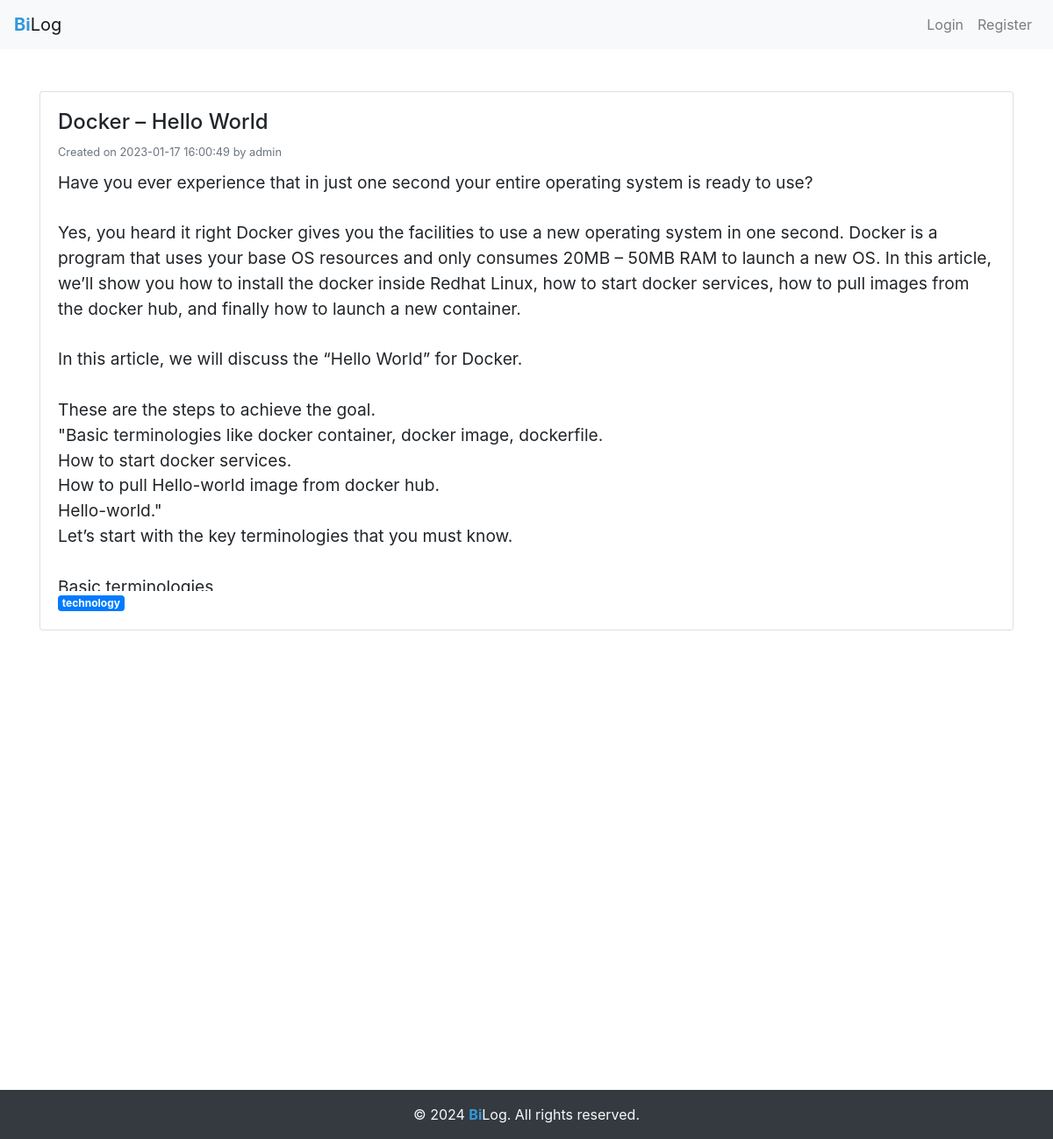
Page /view.php?id=1 on the committed database.
### tables this page shows
CREATE TABLE `blog_posts` (
  `id` int(11) NOT NULL,
  `title` varchar(255) NOT NULL,
  `content` text NOT NULL,
  `author` varchar(100) NOT NULL,
  `category` varchar(50) NOT NULL,
  `post_timestamp` timestamp NOT NULL DEFAULT current_timestamp(),
  `image_url` varchar(255) DEFAULT NULL
);

### view.php (the view, shortened to what this page needs)
<?php
include('connect_db.php');
if (isset($_GET['id'])) {
    $postId = $_GET['id'];
    $postQuery = $mysqli->prepare("SELECT id, title, content, author, post_timestamp, category FROM blog_posts WHERE id = ?");
    $postQuery->bind_param('i', $postId);
    $postQuery->execute();
    $postResult = $postQuery->get_result();
    if ($postResult->num_rows > 0) {
        $post = $postResult->fetch_assoc();
    } else {
        header('Location: index.php');
        exit();
    }
} else {
    header('Location: index.php');
    exit();
}
include('incs/header.php');
?>
<!DOCTYPE html>
<html lang="en">
<head>
    <link rel="stylesheet" href="https://stackpath.bootstrapcdn.com/bootstrap/4.5.2/css/bootstrap.min.css">
</head>
<body>
<div class="container mt-5">
    <div class="card">
        <div class="card-body">
            <div class="d-flex justify-content-between align-items-center">
                <h2 class="card-title"><?php echo $post['title']; ?></h2>
            </div>
            <p class="card-subtitle text-muted mb-2">
                <small>Created on <?php echo $post['post_timestamp']; ?> by <?php echo $post['author']; ?></small>
            </p>
            <div class="card-content"><?php echo $post['content']; ?></div>
                <?php if (!empty($post['category'])) : ?>
                    <span class="badge badge-primary"><?php echo $post['category']; ?></span>
                <?php endif; ?>
        </div>
    </div>
</div>
<?php
include('incs/footer.php');
?>
</body>
</html>

### css/style.css (style rules this page uses)
.container { max-width: 600px; }
.card-title { font-size: 1.5em; }
.card-content { font-size: 1.2em; margin-top: 10px; }

### view.php (style rules this page uses)
.card-content { max-width: 100%; max-height: 30rem; overflow: auto; white-space: pre-line; }

### rows in the picture
blog_posts: title "Docker – Hello World", post_timestamp "2023-01-17 16:00:49", author "admin", content "Have you ever experience that in just one second your entire operating system is ready to use? Yes, you heard it right Docker gives you the facilities to use a new operating system in one second. Docker is a program that uses your base OS resources and only consumes 20MB – 50MB RAM to launch a new OS. In this article, we’ll show you how to install the docker inside Redhat Linux, how to start docker services, how to pull images from the docker hub, and finally how to launch a new container. In this article, we will discuss the “Hello World” for Docker. These are the steps to achieve the goal. \"Basic terminologies like docker container, docker image, dockerfile. How to start docker services.…", category "technology"
